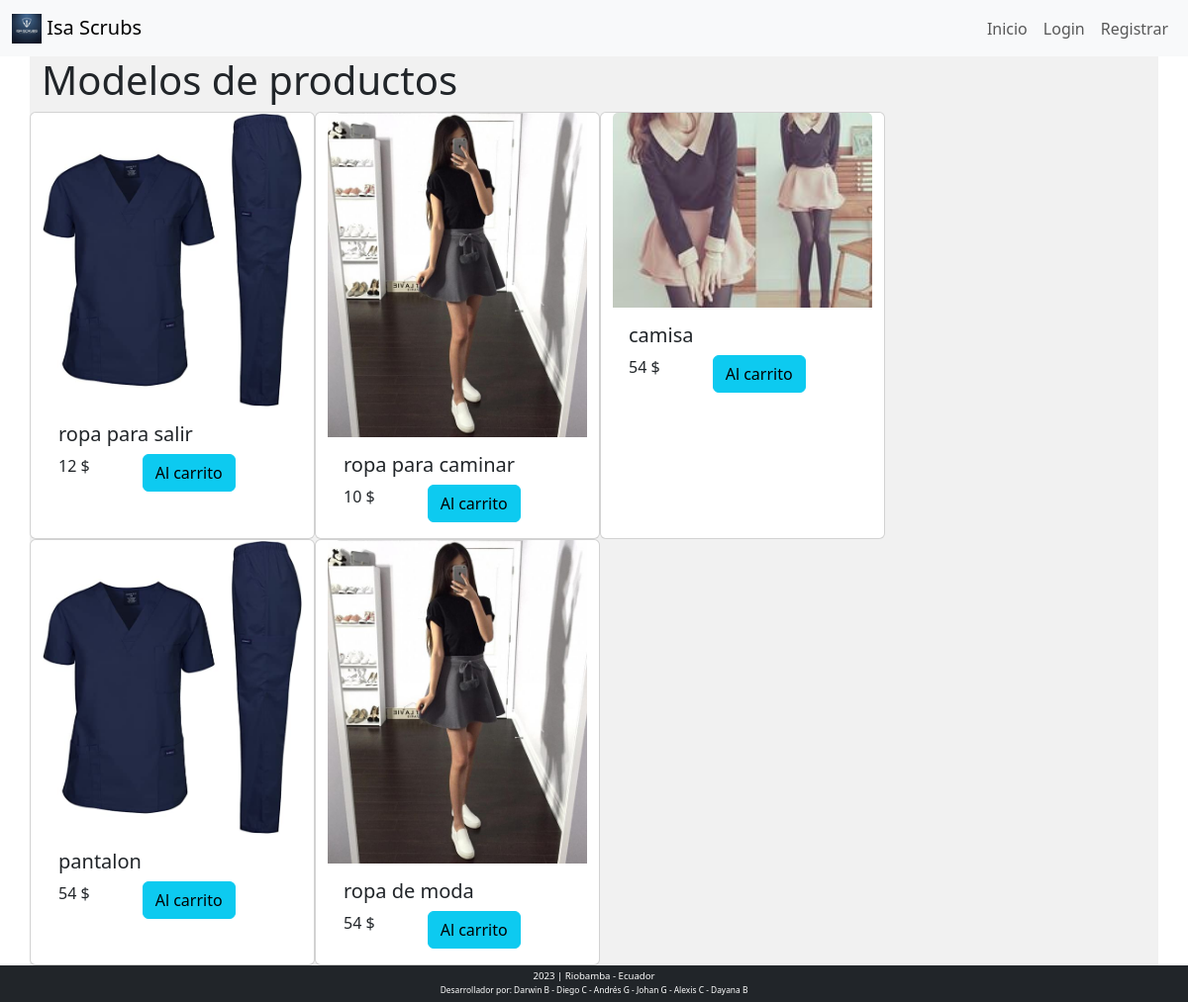
/modelos_producto, run on the app's committed database.
### tables this page shows
CREATE TABLE `modelos` (
  `Id_Modelo` int(3) NOT NULL,
  `Des_Modelo` varchar(256) NOT NULL,
  `Img_Modelo` varchar(256) NOT NULL,
  `Stock` smallint(4) NOT NULL,
  `Precio` decimal(5,0) NOT NULL,
  `Id_Producto` int(3) NOT NULL,
  `calidad_tela` varchar(50) DEFAULT 'Nacional',
  `Id_Talla` int(3) NOT NULL,
  `tipo` varchar(50) NOT NULL,
  `Id_Color` int(3) NOT NULL,
  `Eliminado` varchar(2) NOT NULL
);

### public/index.php (called while the page is built, shortened)
<?php
require_once("../controller/controlador.php");
?>

### view/modelos_producto.php (the view, shortened to what this page needs)
<?php
require_once("../config/conexion.php");
$sql = "SELECT * from modelos where Eliminado = 'no'";
$res = mysqli_query($conexion, $sql);
$modelos = array();
while ($fila = mysqli_fetch_assoc($res)) {
    $modelos[] = $fila;
}
?>
<div class="row">
    <div class="col">
        <h1>Modelos de productos</h1>
    </div>
</div>
<div class="row">
    <div class="col-md-12">
        <div class="row">
            <?php foreach ($modelos as $key => $mod) { ?>
                <div class="card" style="width: 18rem;">
                    <img src="<?= PATH_FILES . 'modelos/' . $mod['Img_Modelo'] ?>" class="card-img-top" alt="...">
                    <div class="card-body">
                        <div class="row">
                            <h5 class="card-title"><?= $mod['Des_Modelo'] ?></h5>
                            <div class="col-md-4">
                                <?= $mod['Precio'] ?> $
                            </div>
                            <div class="col-md-4">
                                <input type="button" class="btn btn-info btn_carrito" data_precio="<?= $mod['Precio'] ?>"
                                data_description="<?= $mod['Des_Modelo'] ?>" data_opcion='add_carrito' data_id="<?= $mod['Id_Modelo'] ?>" value="Al carrito">
                            </div>
                        </div>
                    </div>
                </div>
            <?php } ?>
        </div>
    </div>
</div>

### controller/controlador.php (shortened to what this page needs)
<?php
$mapRouter = array(
    "/",
    "/usuario",
    "/cliente",
    "/empleado",
    "/clave_app",
    "/logout",
    "/dashboard",
    "/iva",
    "/categorias",
    "/cuenta_bancaria",
    "/cuentas_bancarias_reporte",
    "/color_tela",
    "/talla",
    "/productos",
    "/modelos",
    "/modelos_reporte",
    "/carrito",
    "/detalles_modelo",
    "/modelos_producto",
    "/enviar_notificacion",
    "/compras",
    "/compras_reporte",
    "/clientes",
    "/empleados",
    "/clientes_reporte",
    "/empleados_reporte",
    "/detalles_factura",
    "/pedidos",
    "/detalle_pedidos"
);
$route = $_SERVER['REQUEST_URI'];
if (  in_array($route, $mapRouter)) {
    require_once("../view/header.php");
    if ($route == '/') {
        require_once("../view/portada.php");
    } else {
        require_once("../view" . $route . ".php");
    }
    require_once("../view/footer.php");
}

### view/header.php (shortened to what this page needs)
<!DOCTYPE html>
<html lang="es">
<head>
    <link rel="stylesheet" href="./public/css/bootstrap.min.css">
    <link rel="stylesheet" href="./public/css/estilos.css">
</head>
<body>
    <header>
        <nav class="navbar navbar-expand-lg bg-body-tertiary fixed-top">
            <div class="container-fluid">
                <a class="navbar-brand" href="/">
                    <img src="./public/files/logo.jpg" alt="Logo" width="30" height="30" class="d-inline-block align-text-top">
                    Isa Scrubs
                </a>
                <div class="collapse navbar-collapse" id="navbarSupportedContent">
                    <ul class="navbar-nav ms-auto mb-2 mb-lg-0">
                        <?php if (!isset($_SESSION["tipo_persona"])) { ?>
                            <li class="nav-item">
                                <a class="nav-link" aria-current="page" href="/">Inicio</a>
                            </li>
                            <li class="nav-item">
                                <a class="nav-link" href="#" data-bs-toggle="modal" data-bs-target="#loginModal">Login</a>
                            </li>
                            <li class="nav-item">
                                <a class="nav-link" href="/usuario">Registrar</a>
                            </li>
                        <?php } ?>
                    </ul>
                </div>
            </div>
        </nav>
    </header>
    <div class="container" id="contenido">

### view/footer.php (shortened to what this page needs)
</div>
<footer class="bg-dark text-white text-center py-1 ">
    <p><?= date('Y') ?> | Riobamba - Ecuador</p>
    <small>Desarrollador por: Darwin B - Diego C - Andrés G - Johan G - Alexis C - Dayana B</small>
</footer>
</body>
</html>

### public/css/estilos.css (style rules this page uses)
* { margin: 0; padding: 0; box-sizing: border-box; }
body { background-color: white; }
#contenido { background: #f1f1f1; margin-top: 57px; height: calc(100vh - 57px - 37px); overflow-y: auto; }
footer { font-size: .6rem; }
footer p { margin: 0; }

### data on the page
modelos: Img_Modelo (picture), Des_Modelo "ropa para salir", Precio "12"
modelos: Img_Modelo (picture), Des_Modelo "ropa para caminar", Precio "10"
modelos: Img_Modelo (picture), Des_Modelo "camisa", Precio "54"
modelos: Img_Modelo (picture), Des_Modelo "pantalon", Precio "54"
modelos: Img_Modelo (picture), Des_Modelo "ropa de moda", Precio "54"
